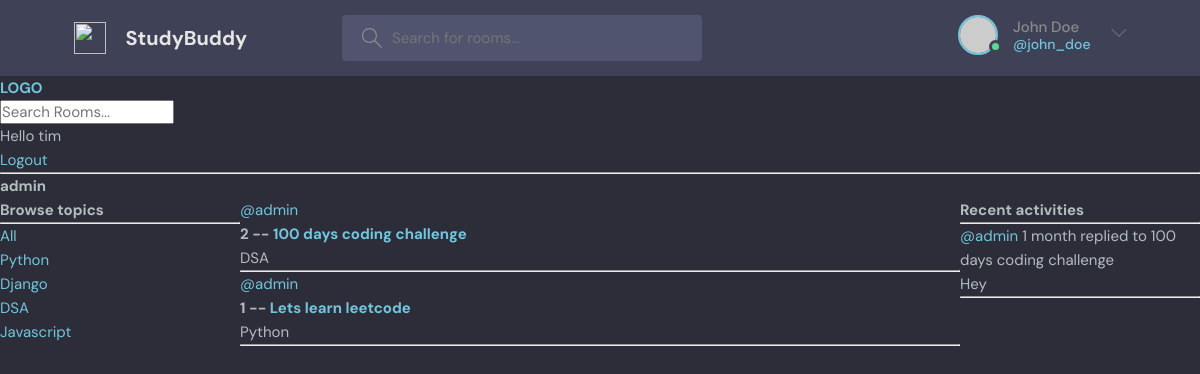
The page /profile/1/ (signed in) on the database its author committed.
### base/models.py (models this page shows, shortened)
class Topic(models.Model):
    name = models.CharField(max_length= 200)

class Room(models.Model):
    host = models.ForeignKey(User, on_delete=models.SET_NULL, null = True)
    topic = models.ForeignKey(Topic, on_delete=models.SET_NULL, null = True)
    name = models.CharField(max_length=200)
    description = models.TextField(null = True, blank = True)
    participants = models.ManyToManyField(User, related_name="participants", blank = True)
    updated = models.DateTimeField(auto_now=True)
    created = models.DateTimeField(auto_now_add=True)
    class Meta:
        ordering = ['-updated', '-created']
    def __str__(self):
        return self.name

class Message(models.Model):
    user = models.ForeignKey(User, on_delete=models.CASCADE)
    room = models.ForeignKey(Room, on_delete=models.CASCADE)
    body = models.TextField(null = True)
    updated = models.DateTimeField(auto_now=True)
    created = models.DateTimeField(auto_now_add=True)
    class Meta:
        ordering = ['-updated', '-created']
    def __str__(self):
        return self.body[0:50]

### base/views.py (the view)
# urls.py: path('profile/<str:pk>/', views.userProfile, name="user-profile"),
@login_required(login_url='login')
def userProfile(request,pk):
    user = get_object_or_404(User, id=pk)  # This will return a 404 if the user doesn't exist
    rooms = user.room_set.all()
    room_messages = user.message_set.all()
    topics = Topic.objects.all()
    context = {'user':user, 'rooms': rooms, 'room_messages': room_messages, 'topics': topics
    }
    return render(request, 'base/profile.html', context)

### base/templates/base/profile.html (shortened to what this page needs)
{%extends 'main.html'%}
{% block content %}
    <h1>{{user.username}}</h1>
<div class = "profile-container">
    <div>
        {% include 'base/topics_component.html'%}
    </div>
    <div>
        {% include 'base/feed_component.html'%}
    </div>
    <div>
        {% include 'base/activity_component.html'%}
    </div>
</div>
{% endblock %}

### templates/main.html (shortened to what this page needs)
<!DOCTYPE html>
{% load static %}
<html lang="en">
  <head>
    <link rel="stylesheet" href="{% static 'styles/style.css' %}" />
  </head>
  <body>
    <header class="header header--loggedIn">
      <div class="container">
        <a href="/" class="header__logo">
          <img src="assets/logo.svg" />
          <h1>StudyBuddy</h1>
        </a>
        <form class="header__search">
          <label>
            <input placeholder="Search for rooms..." />
          </label>
        </form>
        <nav class="header__menu">
          <div class="header__user">
            <a href="profile.html">
              <div class="avatar avatar--medium active">
                <img src="https://randomuser.me/api/portraits/men/37.jpg" />
              </div>
              <p>John Doe <span>@john_doe</span></p>
            </a>
            <button class="dropdown-button">
              <svg version="1.1" xmlns="http://www.w3.org/2000/svg" width="32" height="32" viewBox="0 0 32 32">
                <title>chevron-down</title>
                <path d="M16 21l-13-13h-3l16 16 16-16h-3l-13 13z"></path>
              </svg>
            </button>
          </div>
        </nav>
      </div>
    </header>
    {% include 'navbar.html' %}
    {% block content %}
    {% endblock %}
  </body>
</html>

### templates/navbar.html
<a href = '/'>
    <h1>LOGO</h1>
</a>
<form method = "GET" action = "{% url 'home' %}">
    <input type = "text" name = "q" placeholder="Search Rooms...">
</form>
{% if request.user.is_authenticated %}
<p>Hello {{request.user}}</p>
<a href = "{% url 'logout' %}"> Logout </a>
{% else %}
<a href = "{% url 'login' %}">Log in</a>
{% endif %}
<hr>

### base/templates/base/topics_component.html
<h3>Browse topics</h3>
<hr>
<div>
    <a href = "{% url 'home' %}">All</a>
</div>
{% for topic in topics %}
<div>
    <a href = "{% url 'home' %}?q={{topic.name}}">{{topic.name}}</a>
</div>
{% endfor %}

### base/templates/base/feed_component.html (shortened to what this page needs)
<div>
    {% for room in rooms %}
        <div>
            {% if room.host and room.host.id %}
                <a href="{% url 'user-profile' room.host.id %}">@{{ room.host.username }}</a>
            {% else %}
                <span>Host không hợp lệ</span>
            {% endif %}
            <h5>{{ room.id }} -- <a href="{% url 'room' room.id %}">{{ room.name }}</a></h5>
            <small>{{ room.topic.name }}</small>
            <hr>
        </div>
    {% endfor %}
</div>

### base/templates/base/activity_component.html (shortened to what this page needs)
<h3>Recent activities</h3>
<hr>
{% for message in room_messages %}
    <div>
        <small><a href = "{% url 'user-profile' message.user.id %}">@{{message.user}}</a> {{message.created| timesince}}</small>
        <small>replied to {{message.room}}</small>
        <p>{{message}}</p>
        <hr>
    </div>
{%endfor%}

### static/styles/style.css (style rules this page uses)
:root { --color-main: #71c6dd; --color-main-light: #e1f6fb; --color-dark: #3f4156; --color-dark-medium: #51546e; --color-dark-light: #696d97; --color-light: #e5e5e5; --color-gray: #8b8b8b; --color-light-gray: #b2bdbd; --color-bg: #2d2d39; --color-success: #5dd693; --color-error: #fc4b0b; }
* { font-family: "DM Sans", -apple-system, BlinkMacSystemFont, "Segoe UI", Roboto, Oxygen, Ubuntu, Cantarell, "Open Sans", "Helvetica Neue", sans-serif; margin: 0; padding: 0; box-sizing: border-box; text-rendering: optimizeLegibility; font-size: inherit; }
html { font-size: 56.25%; }
@media only screen and (min-width: 1200px) { html { font-size: 62.5%; } }
body { line-height: 1.6; font-weight: 400; font-size: 1.5rem; color: var(--color-light-gray); background-color: var(--color-bg); min-height: 100vh; }
img { width: 100%; }
a { display: inline-block; color: var(--color-main); text-decoration: none; }
.container { max-width: 120rem; width: 90%; margin: auto; }
.avatar { position: relative; display: inline-block; border-radius: 50%; border: 2px solid var(--color-main); }
.avatar img { display: block; border-radius: 50%; object-fit: cover; object-position: center; }
.avatar::after { content: ""; display: block; position: absolute; background-color: var(--color-gray); z-index: 111; border-radius: 50%; border: 0.3rem solid var(--color-dark); }
.avatar.active::after { background-color: var(--color-success); }
.avatar.avatar--medium img { width: 3.6rem; height: 3.6rem; border-radius: 50%; }
.avatar.avatar--medium:after { width: 0.7rem; height: 0.7rem; bottom: 0px; right: -6px; }
.header { padding: 1.5rem; background-color: var(--color-dark); }
.header > .container { display: flex; gap: 9.5rem; }
.header__logo, .header__user { display: flex; gap: 2rem; align-items: center; }
.header__logo > img { height: 3.2rem; width: 3.2rem; }
.header__logo > h1 { font-weight: 700; font-size: 2rem; color: var(--color-light); }
.header__search > label { background-color: var(--color-dark-medium); padding: 1.3rem 1rem; display: flex; align-items: center; gap: 1rem; border-radius: 4px; }
.header__search svg { fill: var(--color-gray); width: 2rem; height: 2rem; margin-left: 1rem; }
.header__search input { width: 30rem; background: transparent; border: none; outline: none; color: var(--color-light); }
.header__menu { margin-left: auto; position: relative; }
.header__menu a { display: flex; gap: 1.5rem; align-items: center; font-weight: 500; text-decoration: none; color: var(--color-gray); }
.header__menu img { height: 3.6rem; }
.header__menu p { line-height: 1.2; }
.header__menu span { color: var(--color-main); font-weight: 500; font-size: 1.4rem; display: block; }
.header__menu svg { width: 1.6rem; height: 1.6rem; fill: var(--color-dark-light); }
.dropdown-button { background: transparent; border: 0; outline: 0; cursor: pointer; }

### base/templates/base/profile.html (style rules this page uses)
.profile-container { display: grid; grid-template-columns: 1fr 3fr 1fr; }

### rows shown on the page
Topic: name "Python"
Topic: name "Django"
Topic: name "DSA"
Topic: name "Javascript"
Room: host.username "admin", id "2", name "100 days coding challenge", topic.name "DSA"
Room: host.username "admin", id "1", name "Lets learn leetcode", topic.name "Python"
Message: user "admin", created "1 month", room "100 days coding challenge", body "Hey"

### other values the page prints
{{ request.user }} "tim"
{{ user.username }} "admin"
